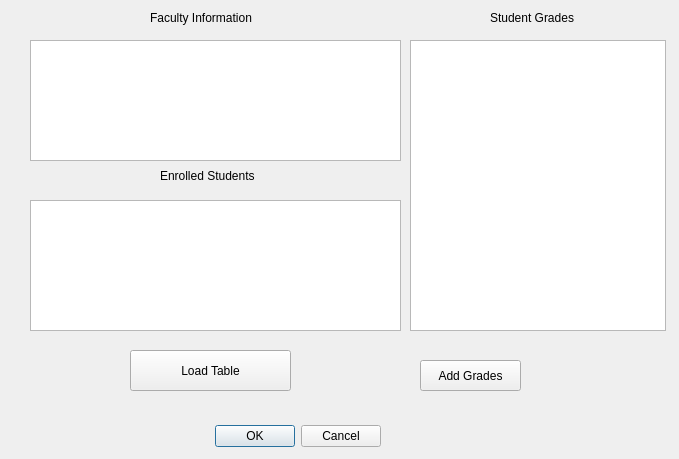
<?xml version="1.0" encoding="UTF-8"?>
<ui version="4.0">
 <class>TeacherWindow</class>
 <widget class="QDialog" name="TeacherWindow">
  <property name="geometry">
   <rect>
    <x>0</x>
    <y>0</y>
    <width>679</width>
    <height>459</height>
   </rect>
  </property>
  <property name="windowTitle">
   <string>Dialog</string>
  </property>
  <widget class="QDialogButtonBox" name="buttonBox">
   <property name="geometry">
    <rect>
     <x>40</x>
     <y>420</y>
     <width>341</width>
     <height>32</height>
    </rect>
   </property>
   <property name="orientation">
    <enum>Qt::Horizontal</enum>
   </property>
   <property name="standardButtons">
    <set>QDialogButtonBox::Cancel|QDialogButtonBox::Ok</set>
   </property>
  </widget>
  <widget class="QTableView" name="tableView">
   <property name="geometry">
    <rect>
     <x>30</x>
     <y>40</y>
     <width>371</width>
     <height>121</height>
    </rect>
   </property>
  </widget>
  <widget class="QPushButton" name="pushButton">
   <property name="geometry">
    <rect>
     <x>130</x>
     <y>350</y>
     <width>161</width>
     <height>41</height>
    </rect>
   </property>
   <property name="text">
    <string>Load Table</string>
   </property>
  </widget>
  <widget class="QLabel" name="label">
   <property name="geometry">
    <rect>
     <x>150</x>
     <y>10</y>
     <width>141</width>
     <height>16</height>
    </rect>
   </property>
   <property name="text">
    <string>Faculty Information</string>
   </property>
  </widget>
  <widget class="QLabel" name="label_2">
   <property name="geometry">
    <rect>
     <x>160</x>
     <y>160</y>
     <width>111</width>
     <height>31</height>
    </rect>
   </property>
   <property name="text">
    <string>Enrolled Students</string>
   </property>
  </widget>
  <widget class="QTableView" name="tableView_2">
   <property name="geometry">
    <rect>
     <x>30</x>
     <y>200</y>
     <width>371</width>
     <height>131</height>
    </rect>
   </property>
  </widget>
  <widget class="QTableView" name="tableView_3">
   <property name="geometry">
    <rect>
     <x>410</x>
     <y>40</y>
     <width>256</width>
     <height>291</height>
    </rect>
   </property>
  </widget>
  <widget class="QLabel" name="label_3">
   <property name="geometry">
    <rect>
     <x>490</x>
     <y>10</y>
     <width>161</width>
     <height>16</height>
    </rect>
   </property>
   <property name="text">
    <string>Student Grades</string>
   </property>
  </widget>
  <widget class="QPushButton" name="pushButton_AddGrades">
   <property name="geometry">
    <rect>
     <x>420</x>
     <y>360</y>
     <width>101</width>
     <height>31</height>
    </rect>
   </property>
   <property name="text">
    <string>Add Grades</string>
   </property>
  </widget>
 </widget>
 <resources/>
 <connections>
  <connection>
   <sender>buttonBox</sender>
   <signal>accepted()</signal>
   <receiver>TeacherWindow</receiver>
   <slot>accept()</slot>
   <hints>
    <hint type="sourcelabel">
     <x>248</x>
     <y>254</y>
    </hint>
    <hint type="destinationlabel">
     <x>157</x>
     <y>274</y>
    </hint>
   </hints>
  </connection>
  <connection>
   <sender>buttonBox</sender>
   <signal>rejected()</signal>
   <receiver>TeacherWindow</receiver>
   <slot>reject()</slot>
   <hints>
    <hint type="sourcelabel">
     <x>316</x>
     <y>260</y>
    </hint>
    <hint type="destinationlabel">
     <x>286</x>
     <y>274</y>
    </hint>
   </hints>
  </connection>
 </connections>
</ui>
